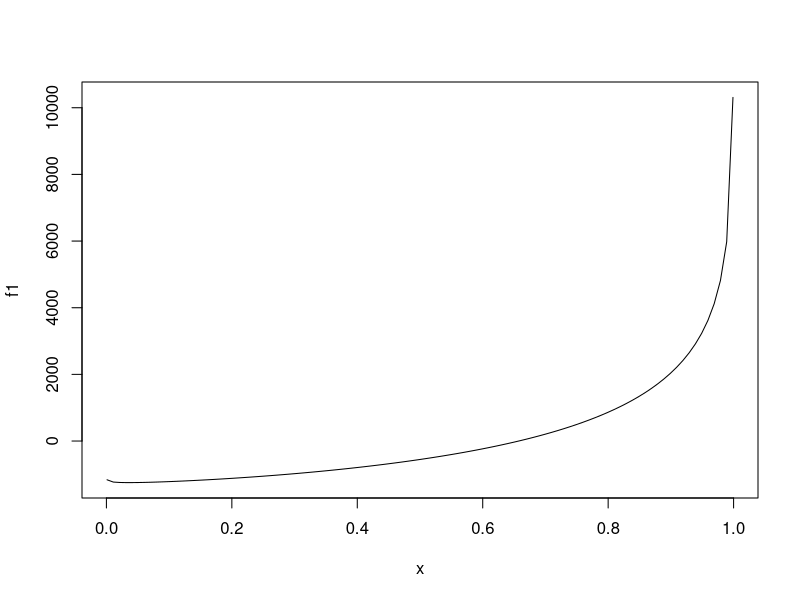
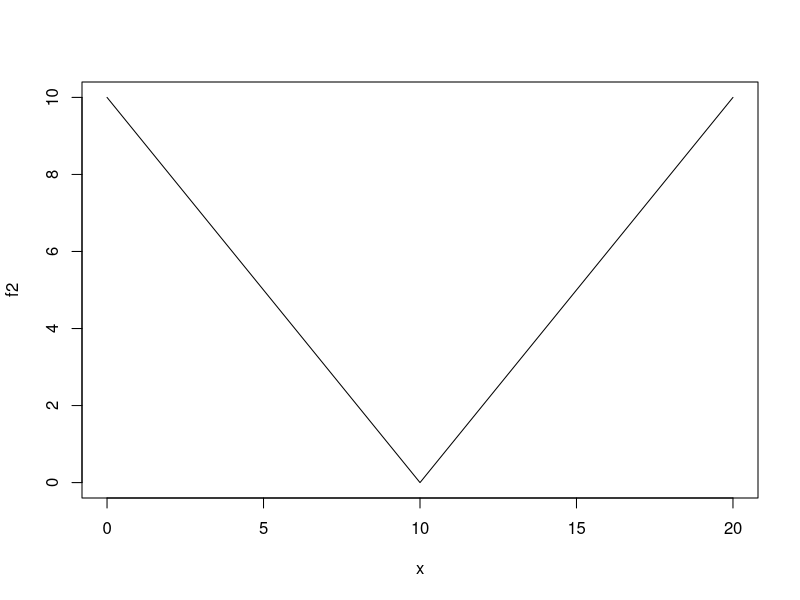

R code for these plots, in order:
# MAXIMUM LIKELIHOOD ESTIMATION FOR POISSON DATA WITH ZEROS UNOBSERVED.
#
# For all three functions,
# the arguments are the vector of observations, the number of iterations to
# do, and the initial guess (defaulting to the sample mean). The result is
# a data frame with one row for each iteration (including the initial guess),
# with the columns being the estimate for lambda at that iteration and the
# log likelihood for that value of lambda (minus the factorial terms that
# don’t involve lambda).
# COMPUTE LOG LIKELIHOOD. The arguments are the data vector and a value for
# lambda (or vector of values). The result is the log probability of the data
# given that value for lambda, omitting the factorial terms (or a vector of
# log probabilities if lambda is a vector).
nzp.log.likelihood <- function (n, lambda)
{
    sum(n) * log(lambda) - length(n) * (lambda + log(1-exp(-lambda)))
}
# FIND MLE BY SIMPLE ITERATION.
nzp.simple.iteration <- function (n, r, lambda0=mean(n))
{
    mean.n <- mean(n)
    lambda <- rep(0,r+1)
    lambda[1] <- lambda0
    for (i in 1:r)
    { lambda[i+1] <- mean.n * (1 - exp(-lambda[i]))
    }
    data.frame (lambda=lambda, log.lik=nzp.log.likelihood(n,lambda))
}

# FIND MLE BY NEWTON-RAPHSON ITERATION.
nzp.newton.raphson <- function (n, r, lambda0=mean(n))
{
    mean.n <- mean(n)
    lambda <- rep(0,r+1)
    lambda[1] <- lambda0
    for (i in 1:r)
    { e <- exp(-lambda[i])
    lambda[i+1] <- lambda[i] -
        (mean.n/lambda[i] - 1/(1-e)) / (e/(1-e)^2 - mean.n/lambda[i]^2)
    }
    data.frame (lambda=lambda, log.lik=nzp.log.likelihood(n,lambda))
}
# FIND MLE BY THE METHOD OF SCORING.
nzp.method.of.scoring <- function (n, r, lambda0=mean(n))
{
    mean.n <- mean(n)
    lambda <- rep(0,r+1)
    lambda[1] <- lambda0
    for (i in 1:r)
    { e <- exp(-lambda[i])
    lambda[i+1] <- lambda[i] -
        (mean.n/lambda[i] - 1/(1-e)) / ((e/(1-e) - 1/lambda[i]) / (1-e))
    }
    data.frame (lambda=lambda, log.lik=nzp.log.likelihood(n,lambda))
}

## test with generated datasets
n<-rpois (10, lambda = 1.5)
n <- n[n>0]

nzp.simple.iteration(n,15, mean (n))
nzp.simple.iteration(n,15,0.1)
nzp.simple.iteration(n,15,100)
nzp.newton.raphson(n,15, mean (n))
nzp.newton.raphson(n,15,0.1)

nzp.newton.raphson(n,15,2.8)

nzp.method.of.scoring(n,15, mean (n))
nzp.method.of.scoring(n,15,0.1)
nzp.method.of.scoring(n,15,100)

## test with another dataset
n<-c(1,2,1,1,1)
nzp.newton.raphson(n,15)
nzp.method.of.scoring(n,15,10)
nzp.method.of.scoring(n,15,100)

########################## golden section method ##############################
### used for the function without smooth 1st order derivative

golden <- function(f,brack.int,eps=1e-4,...) {
    g <- (3-sqrt(5))/2
    xl <- min(brack.int)
    xu <- max(brack.int)
    tmp <- g*(xu-xl)
    xmu <- xu-tmp
    xml <- xl+tmp
    fl <- f(xml,...)
    fu <- f(xmu,...)
    while(abs(xu-xl)>(1.e-5+abs(xl))*eps) {
        if (fl<fu) {
            xu <- xmu
            xmu <- xml
            fu <- fl
            xml <- xl+g*(xu-xl)
            fl <- f(xml,...)
        } else {
            xl <- xml
            xml <- xmu
            fl <- fu
            xmu <- xu-g*(xu-xl)
            fu <- f(xmu,...)
        }
    }
    if (fl<fu) xml else xmu
}

## a test
f1 <- function(theta) -1997*log(2+theta)-1810*log(1-theta)-32*log(theta)
plot (f1, xlim = c(0.001,0.999))
golden(f1,c(.001,.999))

f2 <- function(x) abs(x-10)
plot (f2, xlim = c(0,20))
golden(f2,c(0,20))
